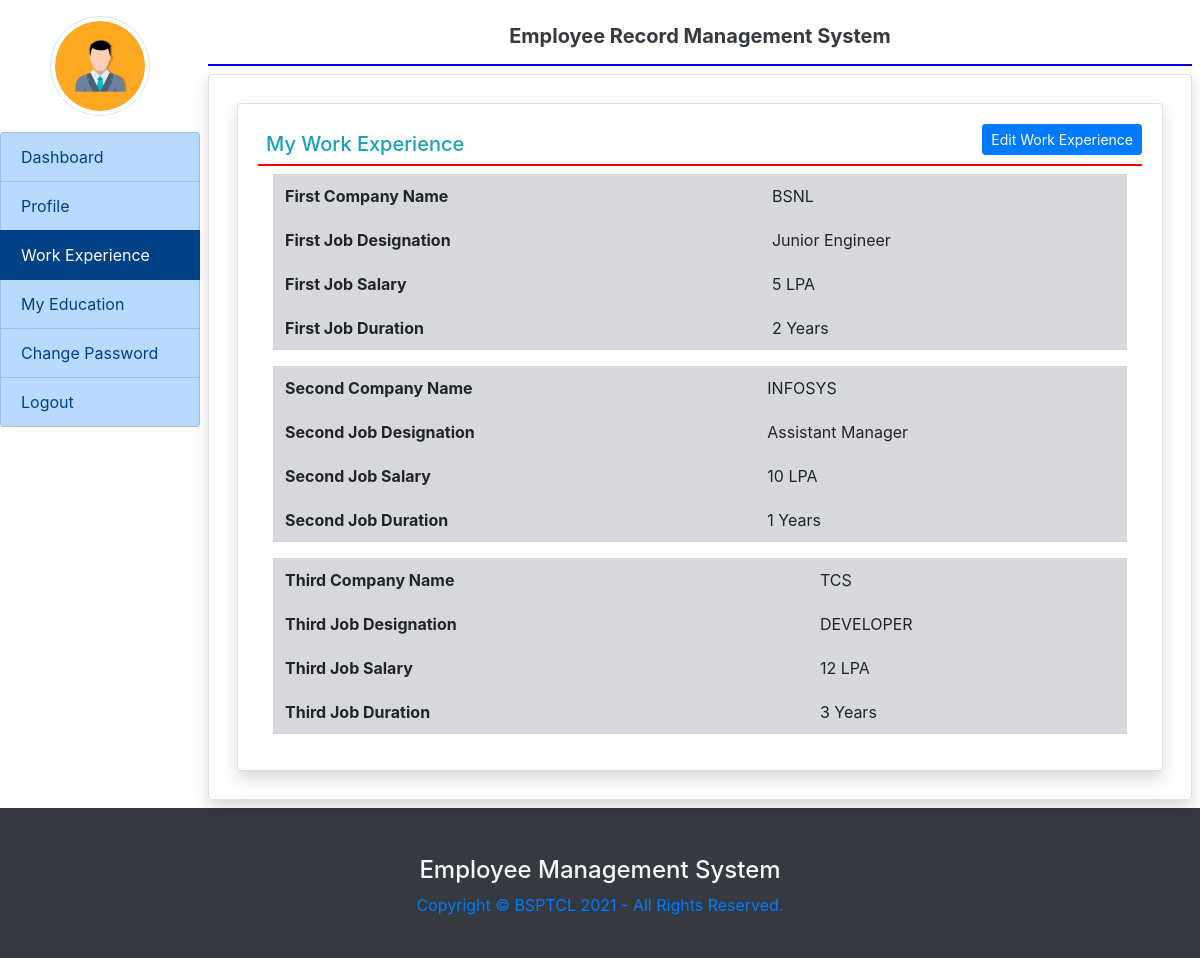
Screenshot of /my_experience (signed in) with the database file from the repository.
### employee/models.py (models this page shows, shortened)
class EmployeeExperience(models.Model):
    user = models.ForeignKey(User,on_delete=models.CASCADE)
    company1name = models.CharField(max_length=100,null=True)
    company1desig = models.CharField(max_length=100,null=True)
    company1salary = models.CharField(max_length=100, null=True)
    company1duration = models.CharField(max_length=100, null=True)
    company2name = models.CharField(max_length=100, null=True)
    company2desig = models.CharField(max_length=100, null=True)
    company2salary = models.CharField(max_length=100, null=True)
    company2duration = models.CharField(max_length=100, null=True)
    company3name = models.CharField(max_length=100, null=True)
    company3desig = models.CharField(max_length=100, null=True)
    company3salary = models.CharField(max_length=100, null=True)
    company3duration = models.CharField(max_length=100, null=True)

### employee/views.py (the view)
# urls.py: path('my_experience',my_experience,name='my_experience'),
def my_experience(request):
    if not request.user.is_authenticated:
        return redirect('emp_login')
    user = request.user
    experience = EmployeeExperience.objects.get(user=user)
    return render(request,'my_experience.html',locals())

### employee/templates/my_experience.html
{% extends 'emp_base.html' %}
{% block main%}
<div class="card shadow m-2">
    <div class="card-body">
       <a href="{% url 'edit_experience' %}" class="btn btn-primary float-right btn-sm">Edit Work Experience</a>
        <h5 class="p-2 text-info" style="border-bottom : 2px solid red" > My Work Experience </h5>
       <div class="container-fluid">
           <table class="table table-borderless table-secondary">
               <tr>
                   <th>First Company Name</th>
                   <td>{{experience.company1name}}</td>
               </tr>
               <tr>
                   <th>First Job Designation</th>
                   <td>{{experience.company1desig}}</td>
               </tr>
               <tr>
                   <th>First Job Salary</th>
                   <td>{{experience.company1salary}}</td>
               </tr>
               <tr>
                   <th>First Job Duration</th>
                   <td>{{experience.company1duration}}</td>
               </tr>
           </table>
           <table class="table table-borderless table-secondary">
                <tr>
                   <th>Second Company Name</th>
                   <td>{{experience.company2name}}</td>
               </tr>
               <tr>
                   <th>Second Job Designation</th>
                   <td>{{experience.company2desig}}</td>
               </tr>
               <tr>
                   <th>Second Job Salary</th>
                   <td>{{experience.company2salary}}</td>
               </tr>
               <tr>
                   <th>Second Job Duration</th>
                   <td>{{experience.company2duration}}</td>
               </tr>
           </table>
           <table class="table table-borderless table-secondary">
                <tr>
                   <th>Third Company Name</th>
                   <td>{{experience.company3name}}</td>
               </tr>
               <tr>
                   <th>Third Job Designation</th>
                   <td>{{experience.company3desig}}</td>
               </tr>
               <tr>
                   <th>Third Job Salary</th>
                   <td>{{experience.company3salary}}</td>
               </tr>
               <tr>
                   <th>Third Job Duration</th>
                   <td>{{experience.company3duration}}</td>
               </tr>
           </table>
       </div>
    </div>
</div>
{% endblock %}

### employee/templates/emp_base.html (shortened to what this page needs)
{% load static %}
<html>
<head>
  <link rel="stylesheet" href="https://maxcdn.bootstrapcdn.com/bootstrap/4.5.2/css/bootstrap.min.css">
<link rel="stylesheet" href="https://use.fontawesome.com/releases/v5.7.0/css/all.css">
 </head>
<body>
<div class="container-fluid">
    <div class="row">
        <div class="col-sm-2 p-0">
           <center> <img src="{% static 'images/icon.png' %}" width="100" height="100" class="img-thumbnail rounded-circle my-3"></center>
           <div class="list-group">
               <a href="{% url 'emp_home' %}" class="list-group-item list-group-item-primary list-group-item-action {% if request.path == '/emp_home' %} active {% endif %}">Dashboard</a>
               <a href="{% url 'profile' %}" class="list-group-item list-group-item-primary list-group-item-action {% if request.path == '/profile' %} active {% endif %}">Profile</a>
               <a href="{% url 'my_experience' %}" class="list-group-item list-group-item-primary list-group-item-action {% if request.path == '/my_experience' %} active {% endif %}">Work Experience</a>
               <a href="{% url 'my_education' %}" class="list-group-item list-group-item-primary list-group-item-action {% if request.path == '/my_education' %} active {% endif %}">My Education</a>
               <a href="{% url 'change_password' %}" class="list-group-item list-group-item-primary list-group-item-action {% if request.path == '/change_password' %} active {% endif %}">Change Password</a>
               <a href="{% url 'logout' %}" class="list-group-item list-group-item-primary list-group-item-action">Logout</a>
           </div>
        </div>
        <div class="col-sm-10 p-0">
            <div class="container-fluid p-2">
                <h5 class="text-center p-3 font-weight-bold text-dark" style="border-bottom : 2px solid blue">Employee Record Management System</h5>
                <div class="card shadow" style="min-height : 89vh">
                    <div class="card-body">
                    {% block main%}
                         {% endblock%}
                    </div>
                </div>
            </div>
        </div>
    </div>
</div>
<div class="container-fluid bg-dark" style="height:150px">
  <h4 class="text-center text-light pt-5">Employee Management System</h4>
  <p class="text-center text-primary">Copyright &copy; BSPTCL 2021 - All Rights Reserved.</p>
</div>
</body>
</html>

### employee/templates/emp_base.html (style rules this page uses)
.list-group-item { ; }

### rows the page displays
EmployeeExperience: company1name "BSNL", company1desig "Junior Engineer", company1salary "5 LPA", company1duration "2 Years", company2name "INFOSYS", company2desig "Assistant Manager", company2salary "10 LPA", company2duration "1 Years", company3name "TCS", company3desig "DEVELOPER", company3salary "12 LPA", company3duration "3 Years"
